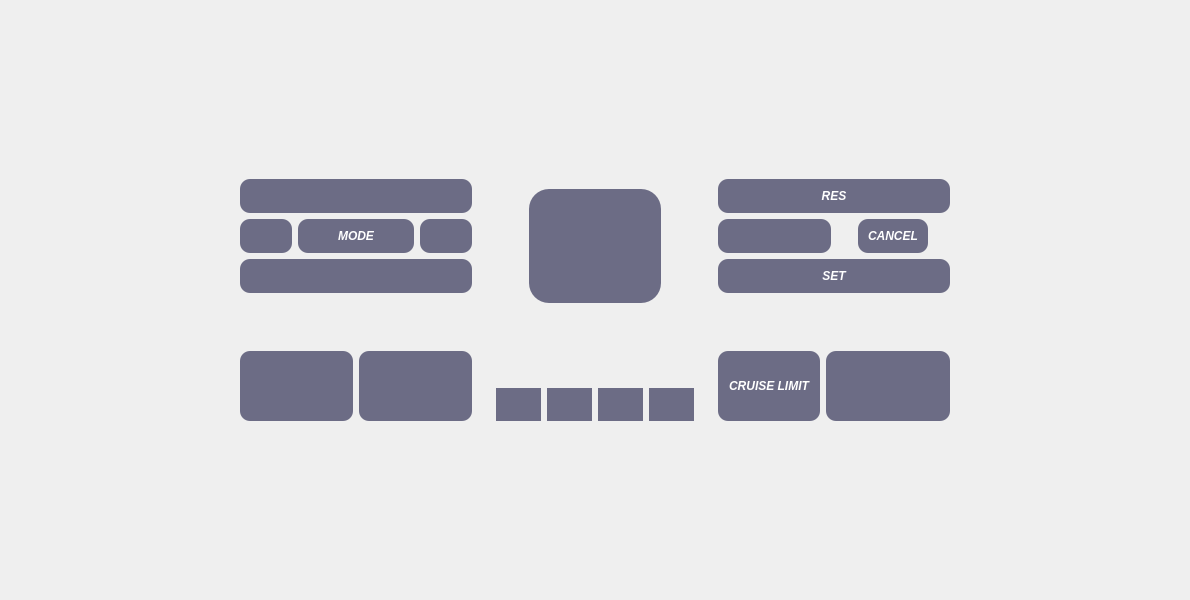
<?xml version="1.0" encoding="UTF-8"?>
<ui version="4.0">
 <class>MainWindow</class>
 <widget class="QMainWindow" name="MainWindow">
  <property name="geometry">
   <rect>
    <x>0</x>
    <y>0</y>
    <width>1190</width>
    <height>600</height>
   </rect>
  </property>
  <property name="windowTitle">
   <string>MainWindow</string>
  </property>
  <property name="styleSheet">
   <string notr="true">*{
	border: none;
	border-radius: 8px;
	background-color: transparent;
	background: none;
	padding: 0;
	margin: 0;
	color: #fff;
}
QPushButton {
	background-color: #6C6C85 ; /* pastel purple */
	padding: 50px 50px;
	border-radius: 20px;
}

QPushButton:pressed {
    background-color: #4BD7D6 ; /* light blue */
}

QPushButton:checked {
    background-color: #965D62 ; /* red */
}

#LeftControls QPushButton {
	background-color: #6C6C85 ; /* pastel purple */
	padding: 10px 10px;
	border-radius: 10px;
}

#LeftControls QPushButton:pressed {
    background-color: #4BD7D6 ; /* light blue */
}

#LeftControls QPushButton:checked {
    background-color: #965D62 ; /* red */
}

#RightControls QPushButton {
	background-color: #6C6C85 ; /* pastel purple */
	padding: 10px 10px;
	border-radius: 10px;
}

#RightControls QPushButton:pressed {
    background-color: #4BD7D6 ; /* light blue */
}

#RightControls QPushButton:checked {
    background-color: #965D62 ; /* red */
}</string>
  </property>
  <widget class="QWidget" name="centralwidget">
   <layout class="QGridLayout" name="gridLayout">
    <item row="2" column="3" rowspan="5" alignment="Qt::AlignVCenter">
     <widget class="QFrame" name="RightControls">
      <property name="sizePolicy">
       <sizepolicy hsizetype="Fixed" vsizetype="Preferred">
        <horstretch>0</horstretch>
        <verstretch>0</verstretch>
       </sizepolicy>
      </property>
      <property name="minimumSize">
       <size>
        <width>250</width>
        <height>0</height>
       </size>
      </property>
      <property name="frameShape">
       <enum>QFrame::StyledPanel</enum>
      </property>
      <property name="frameShadow">
       <enum>QFrame::Raised</enum>
      </property>
      <layout class="QGridLayout" name="gridLayout_4">
       <property name="leftMargin">
        <number>0</number>
       </property>
       <property name="topMargin">
        <number>0</number>
       </property>
       <property name="rightMargin">
        <number>0</number>
       </property>
       <property name="bottomMargin">
        <number>0</number>
       </property>
       <property name="spacing">
        <number>0</number>
       </property>
       <item row="3" column="0" alignment="Qt::AlignTop">
        <widget class="QFrame" name="BottomRightControls">
         <property name="sizePolicy">
          <sizepolicy hsizetype="Expanding" vsizetype="Preferred">
           <horstretch>0</horstretch>
           <verstretch>0</verstretch>
          </sizepolicy>
         </property>
         <property name="frameShape">
          <enum>QFrame::StyledPanel</enum>
         </property>
         <property name="frameShadow">
          <enum>QFrame::Raised</enum>
         </property>
         <layout class="QGridLayout" name="gridLayout_6">
          <item row="0" column="0" alignment="Qt::AlignHCenter">
           <widget class="QPushButton" name="CruiseLimit">
            <property name="sizePolicy">
             <sizepolicy hsizetype="Expanding" vsizetype="Fixed">
              <horstretch>0</horstretch>
              <verstretch>0</verstretch>
             </sizepolicy>
            </property>
            <property name="minimumSize">
             <size>
              <width>0</width>
              <height>70</height>
             </size>
            </property>
            <property name="font">
             <font>
              <weight>75</weight>
              <italic>true</italic>
              <bold>true</bold>
             </font>
            </property>
            <property name="text">
             <string>CRUISE LIMIT</string>
            </property>
           </widget>
          </item>
          <item row="0" column="1">
           <widget class="QPushButton" name="CruiseDistance">
            <property name="sizePolicy">
             <sizepolicy hsizetype="Expanding" vsizetype="Fixed">
              <horstretch>0</horstretch>
              <verstretch>0</verstretch>
             </sizepolicy>
            </property>
            <property name="minimumSize">
             <size>
              <width>0</width>
              <height>70</height>
             </size>
            </property>
            <property name="font">
             <font>
              <weight>75</weight>
              <italic>true</italic>
              <bold>true</bold>
             </font>
            </property>
            <property name="layoutDirection">
             <enum>Qt::LeftToRight</enum>
            </property>
            <property name="text">
             <string/>
            </property>
            <property name="icon">
             <iconset resource="../assets/res.qrc">
              <normaloff>:/Images/Images/cruise-distance.svg</normaloff>:/Images/Images/cruise-distance.svg</iconset>
            </property>
            <property name="iconSize">
             <size>
              <width>45</width>
              <height>45</height>
             </size>
            </property>
            <property name="checkable">
             <bool>false</bool>
            </property>
           </widget>
          </item>
         </layout>
        </widget>
       </item>
       <item row="1" column="0" alignment="Qt::AlignBottom">
        <widget class="QFrame" name="TopRightControls">
         <property name="sizePolicy">
          <sizepolicy hsizetype="Expanding" vsizetype="Preferred">
           <horstretch>0</horstretch>
           <verstretch>0</verstretch>
          </sizepolicy>
         </property>
         <property name="frameShape">
          <enum>QFrame::StyledPanel</enum>
         </property>
         <property name="frameShadow">
          <enum>QFrame::Raised</enum>
         </property>
         <layout class="QGridLayout" name="gridLayout_5">
          <item row="2" column="1" colspan="2">
           <widget class="QPushButton" name="CruiseSet">
            <property name="font">
             <font>
              <weight>75</weight>
              <italic>true</italic>
              <bold>true</bold>
             </font>
            </property>
            <property name="text">
             <string>SET</string>
            </property>
            <property name="icon">
             <iconset resource="../assets/res.qrc">
              <normaloff>:/Carbon_Icons/carbon_icons/subtract--alt.svg</normaloff>:/Carbon_Icons/carbon_icons/subtract--alt.svg</iconset>
            </property>
            <property name="iconSize">
             <size>
              <width>45</width>
              <height>45</height>
             </size>
            </property>
            <property name="checkable">
             <bool>false</bool>
            </property>
           </widget>
          </item>
          <item row="0" column="1" colspan="2">
           <widget class="QPushButton" name="CruiseResume">
            <property name="font">
             <font>
              <weight>75</weight>
              <italic>true</italic>
              <bold>true</bold>
             </font>
            </property>
            <property name="text">
             <string>RES</string>
            </property>
            <property name="icon">
             <iconset resource="../assets/res.qrc">
              <normaloff>:/Carbon_Icons/carbon_icons/add--alt.svg</normaloff>:/Carbon_Icons/carbon_icons/add--alt.svg</iconset>
            </property>
            <property name="iconSize">
             <size>
              <width>45</width>
              <height>45</height>
             </size>
            </property>
            <property name="checkable">
             <bool>false</bool>
            </property>
           </widget>
          </item>
          <item row="1" column="1">
           <widget class="QPushButton" name="CruiseEnable">
            <property name="text">
             <string/>
            </property>
            <property name="icon">
             <iconset resource="../assets/res.qrc">
              <normaloff>:/Images/Images/AGL_Icons_CruiseControl_white.svg</normaloff>:/Images/Images/AGL_Icons_CruiseControl_white.svg</iconset>
            </property>
            <property name="iconSize">
             <size>
              <width>45</width>
              <height>45</height>
             </size>
            </property>
           </widget>
          </item>
          <item row="1" column="2" alignment="Qt::AlignHCenter">
           <widget class="QPushButton" name="CruiseCancel">
            <property name="sizePolicy">
             <sizepolicy hsizetype="Fixed" vsizetype="Fixed">
              <horstretch>0</horstretch>
              <verstretch>0</verstretch>
             </sizepolicy>
            </property>
            <property name="minimumSize">
             <size>
              <width>0</width>
              <height>0</height>
             </size>
            </property>
            <property name="font">
             <font>
              <weight>75</weight>
              <italic>true</italic>
              <bold>true</bold>
             </font>
            </property>
            <property name="text">
             <string>CANCEL</string>
            </property>
            <property name="icon">
             <iconset resource="../assets/res.qrc">
              <normaloff>:/Carbon_Icons/carbon_icons/misuse--outline.svg</normaloff>:/Carbon_Icons/carbon_icons/misuse--outline.svg</iconset>
            </property>
            <property name="iconSize">
             <size>
              <width>45</width>
              <height>45</height>
             </size>
            </property>
            <property name="checkable">
             <bool>false</bool>
            </property>
           </widget>
          </item>
         </layout>
        </widget>
       </item>
       <item row="2" column="0">
        <spacer name="verticalSpacer_2">
         <property name="orientation">
          <enum>Qt::Vertical</enum>
         </property>
         <property name="sizeType">
          <enum>QSizePolicy::Fixed</enum>
         </property>
         <property name="sizeHint" stdset="0">
          <size>
           <width>20</width>
           <height>40</height>
          </size>
         </property>
        </spacer>
       </item>
      </layout>
     </widget>
    </item>
    <item row="6" column="2" alignment="Qt::AlignBottom">
     <widget class="QFrame" name="ExtraControls">
      <property name="sizePolicy">
       <sizepolicy hsizetype="Expanding" vsizetype="Ignored">
        <horstretch>0</horstretch>
        <verstretch>0</verstretch>
       </sizepolicy>
      </property>
      <property name="frameShape">
       <enum>QFrame::StyledPanel</enum>
      </property>
      <property name="frameShadow">
       <enum>QFrame::Raised</enum>
      </property>
      <layout class="QHBoxLayout" name="horizontalLayout_2">
       <item alignment="Qt::AlignBottom">
        <widget class="QPushButton" name="PhoneCall">
         <property name="sizePolicy">
          <sizepolicy hsizetype="Ignored" vsizetype="Expanding">
           <horstretch>0</horstretch>
           <verstretch>0</verstretch>
          </sizepolicy>
         </property>
         <property name="text">
          <string/>
         </property>
         <property name="icon">
          <iconset resource="../assets/res.qrc">
           <normaloff>:/Carbon_Icons/carbon_icons/phone--filled.svg</normaloff>:/Carbon_Icons/carbon_icons/phone--filled.svg</iconset>
         </property>
         <property name="iconSize">
          <size>
           <width>45</width>
           <height>45</height>
          </size>
         </property>
        </widget>
       </item>
       <item alignment="Qt::AlignBottom">
        <widget class="QPushButton" name="PhoneHangup">
         <property name="sizePolicy">
          <sizepolicy hsizetype="Ignored" vsizetype="Expanding">
           <horstretch>0</horstretch>
           <verstretch>0</verstretch>
          </sizepolicy>
         </property>
         <property name="text">
          <string/>
         </property>
         <property name="icon">
          <iconset resource="../assets/res.qrc">
           <normaloff>:/Carbon_Icons/carbon_icons/phone--off--filled.svg</normaloff>:/Carbon_Icons/carbon_icons/phone--off--filled.svg</iconset>
         </property>
         <property name="iconSize">
          <size>
           <width>45</width>
           <height>45</height>
          </size>
         </property>
        </widget>
       </item>
       <item alignment="Qt::AlignBottom">
        <widget class="QPushButton" name="Voice">
         <property name="sizePolicy">
          <sizepolicy hsizetype="Ignored" vsizetype="Expanding">
           <horstretch>0</horstretch>
           <verstretch>0</verstretch>
          </sizepolicy>
         </property>
         <property name="text">
          <string/>
         </property>
         <property name="icon">
          <iconset resource="../assets/res.qrc">
           <normaloff>:/Carbon_Icons/carbon_icons/voice.svg</normaloff>:/Carbon_Icons/carbon_icons/voice.svg</iconset>
         </property>
         <property name="iconSize">
          <size>
           <width>45</width>
           <height>45</height>
          </size>
         </property>
        </widget>
       </item>
       <item alignment="Qt::AlignBottom">
        <widget class="QPushButton" name="LaneDeparture">
         <property name="sizePolicy">
          <sizepolicy hsizetype="Ignored" vsizetype="Expanding">
           <horstretch>0</horstretch>
           <verstretch>0</verstretch>
          </sizepolicy>
         </property>
         <property name="text">
          <string/>
         </property>
         <property name="icon">
          <iconset resource="../assets/res.qrc">
           <normaloff>:/Images/Images/AGL_Icons_LaneDeparture_white.svg</normaloff>:/Images/Images/AGL_Icons_LaneDeparture_white.svg</iconset>
         </property>
         <property name="iconSize">
          <size>
           <width>45</width>
           <height>45</height>
          </size>
         </property>
        </widget>
       </item>
      </layout>
     </widget>
    </item>
    <item row="2" column="0" rowspan="5">
     <spacer name="horizontalSpacer">
      <property name="orientation">
       <enum>Qt::Horizontal</enum>
      </property>
      <property name="sizeHint" stdset="0">
       <size>
        <width>40</width>
        <height>20</height>
       </size>
      </property>
     </spacer>
    </item>
    <item row="2" column="1" rowspan="5" alignment="Qt::AlignHCenter|Qt::AlignVCenter">
     <widget class="QFrame" name="LeftControls">
      <property name="sizePolicy">
       <sizepolicy hsizetype="Expanding" vsizetype="Preferred">
        <horstretch>0</horstretch>
        <verstretch>0</verstretch>
       </sizepolicy>
      </property>
      <property name="minimumSize">
       <size>
        <width>250</width>
        <height>0</height>
       </size>
      </property>
      <property name="frameShape">
       <enum>QFrame::StyledPanel</enum>
      </property>
      <property name="frameShadow">
       <enum>QFrame::Raised</enum>
      </property>
      <layout class="QVBoxLayout" name="verticalLayout">
       <property name="spacing">
        <number>0</number>
       </property>
       <property name="leftMargin">
        <number>0</number>
       </property>
       <property name="topMargin">
        <number>0</number>
       </property>
       <property name="rightMargin">
        <number>0</number>
       </property>
       <property name="bottomMargin">
        <number>0</number>
       </property>
       <item alignment="Qt::AlignVCenter">
        <widget class="QFrame" name="TopLeftControls">
         <property name="sizePolicy">
          <sizepolicy hsizetype="Expanding" vsizetype="Preferred">
           <horstretch>0</horstretch>
           <verstretch>0</verstretch>
          </sizepolicy>
         </property>
         <property name="minimumSize">
          <size>
           <width>200</width>
           <height>0</height>
          </size>
         </property>
         <property name="frameShape">
          <enum>QFrame::StyledPanel</enum>
         </property>
         <property name="frameShadow">
          <enum>QFrame::Raised</enum>
         </property>
         <layout class="QGridLayout" name="gridLayout_3">
          <item row="2" column="2">
           <widget class="QPushButton" name="NextTrack">
            <property name="text">
             <string/>
            </property>
            <property name="icon">
             <iconset resource="../assets/res.qrc">
              <normaloff>:/Carbon_Icons/carbon_icons/skip--forward--filled.svg</normaloff>:/Carbon_Icons/carbon_icons/skip--forward--filled.svg</iconset>
            </property>
            <property name="iconSize">
             <size>
              <width>45</width>
              <height>45</height>
             </size>
            </property>
           </widget>
          </item>
          <item row="3" column="0" colspan="3">
           <widget class="QPushButton" name="VolumeDown">
            <property name="text">
             <string/>
            </property>
            <property name="icon">
             <iconset resource="../assets/res.qrc">
              <normaloff>:/Carbon_Icons/carbon_icons/volume--down--filled--alt.svg</normaloff>:/Carbon_Icons/carbon_icons/volume--down--filled--alt.svg</iconset>
            </property>
            <property name="iconSize">
             <size>
              <width>45</width>
              <height>45</height>
             </size>
            </property>
           </widget>
          </item>
          <item row="2" column="1">
           <widget class="QPushButton" name="Mode">
            <property name="sizePolicy">
             <sizepolicy hsizetype="MinimumExpanding" vsizetype="Expanding">
              <horstretch>0</horstretch>
              <verstretch>0</verstretch>
             </sizepolicy>
            </property>
            <property name="minimumSize">
             <size>
              <width>80</width>
              <height>0</height>
             </size>
            </property>
            <property name="font">
             <font>
              <weight>75</weight>
              <italic>true</italic>
              <bold>true</bold>
             </font>
            </property>
            <property name="text">
             <string>MODE</string>
            </property>
            <property name="iconSize">
             <size>
              <width>45</width>
              <height>45</height>
             </size>
            </property>
            <property name="checkable">
             <bool>false</bool>
            </property>
           </widget>
          </item>
          <item row="2" column="0">
           <widget class="QPushButton" name="PreviousTrack">
            <property name="text">
             <string/>
            </property>
            <property name="icon">
             <iconset resource="../assets/res.qrc">
              <normaloff>:/Carbon_Icons/carbon_icons/skip--back--filled.svg</normaloff>:/Carbon_Icons/carbon_icons/skip--back--filled.svg</iconset>
            </property>
            <property name="iconSize">
             <size>
              <width>45</width>
              <height>45</height>
             </size>
            </property>
           </widget>
          </item>
          <item row="1" column="0" colspan="3">
           <widget class="QPushButton" name="VolumeUp">
            <property name="text">
             <string/>
            </property>
            <property name="icon">
             <iconset resource="../assets/res.qrc">
              <normaloff>:/Carbon_Icons/carbon_icons/volume--up--filled--alt.svg</normaloff>:/Carbon_Icons/carbon_icons/volume--up--filled--alt.svg</iconset>
            </property>
            <property name="iconSize">
             <size>
              <width>45</width>
              <height>45</height>
             </size>
            </property>
            <property name="flat">
             <bool>false</bool>
            </property>
           </widget>
          </item>
         </layout>
        </widget>
       </item>
       <item>
        <spacer name="verticalSpacer">
         <property name="orientation">
          <enum>Qt::Vertical</enum>
         </property>
         <property name="sizeType">
          <enum>QSizePolicy::Fixed</enum>
         </property>
         <property name="sizeHint" stdset="0">
          <size>
           <width>20</width>
           <height>40</height>
          </size>
         </property>
        </spacer>
       </item>
       <item alignment="Qt::AlignBottom">
        <widget class="QFrame" name="BottomLeftControls">
         <property name="sizePolicy">
          <sizepolicy hsizetype="Expanding" vsizetype="Preferred">
           <horstretch>0</horstretch>
           <verstretch>0</verstretch>
          </sizepolicy>
         </property>
         <property name="frameShape">
          <enum>QFrame::StyledPanel</enum>
         </property>
         <property name="frameShadow">
          <enum>QFrame::Raised</enum>
         </property>
         <layout class="QHBoxLayout" name="horizontalLayout">
          <item>
           <widget class="QPushButton" name="Info">
            <property name="minimumSize">
             <size>
              <width>0</width>
              <height>70</height>
             </size>
            </property>
            <property name="text">
             <string/>
            </property>
            <property name="icon">
             <iconset resource="../assets/res.qrc">
              <normaloff>:/Carbon_Icons/carbon_icons/information.svg</normaloff>:/Carbon_Icons/carbon_icons/information.svg</iconset>
            </property>
            <property name="iconSize">
             <size>
              <width>45</width>
              <height>45</height>
             </size>
            </property>
           </widget>
          </item>
          <item>
           <widget class="QPushButton" name="VolumeMute">
            <property name="minimumSize">
             <size>
              <width>0</width>
              <height>70</height>
             </size>
            </property>
            <property name="text">
             <string/>
            </property>
            <property name="icon">
             <iconset resource="../assets/res.qrc">
              <normaloff>:/Carbon_Icons/carbon_icons/volume--mute--filled.svg</normaloff>:/Carbon_Icons/carbon_icons/volume--mute--filled.svg</iconset>
            </property>
            <property name="iconSize">
             <size>
              <width>45</width>
              <height>45</height>
             </size>
            </property>
           </widget>
          </item>
         </layout>
        </widget>
       </item>
      </layout>
     </widget>
    </item>
    <item row="0" column="0" colspan="5">
     <spacer name="verticalSpacer_3">
      <property name="orientation">
       <enum>Qt::Vertical</enum>
      </property>
      <property name="sizeType">
       <enum>QSizePolicy::Expanding</enum>
      </property>
      <property name="sizeHint" stdset="0">
       <size>
        <width>20</width>
        <height>40</height>
       </size>
      </property>
     </spacer>
    </item>
    <item row="2" column="4" rowspan="5">
     <spacer name="horizontalSpacer_2">
      <property name="orientation">
       <enum>Qt::Horizontal</enum>
      </property>
      <property name="sizeType">
       <enum>QSizePolicy::Expanding</enum>
      </property>
      <property name="sizeHint" stdset="0">
       <size>
        <width>40</width>
        <height>20</height>
       </size>
      </property>
     </spacer>
    </item>
    <item row="7" column="0" colspan="5">
     <spacer name="verticalSpacer_4">
      <property name="orientation">
       <enum>Qt::Vertical</enum>
      </property>
      <property name="sizeHint" stdset="0">
       <size>
        <width>20</width>
        <height>40</height>
       </size>
      </property>
     </spacer>
    </item>
    <item row="2" column="2" rowspan="3" alignment="Qt::AlignHCenter|Qt::AlignVCenter">
     <widget class="QFrame" name="frame">
      <property name="sizePolicy">
       <sizepolicy hsizetype="Expanding" vsizetype="Expanding">
        <horstretch>0</horstretch>
        <verstretch>0</verstretch>
       </sizepolicy>
      </property>
      <property name="minimumSize">
       <size>
        <width>0</width>
        <height>0</height>
       </size>
      </property>
      <property name="frameShape">
       <enum>QFrame::StyledPanel</enum>
      </property>
      <property name="frameShadow">
       <enum>QFrame::Raised</enum>
      </property>
      <layout class="QGridLayout" name="gridLayout_2">
       <property name="leftMargin">
        <number>0</number>
       </property>
       <property name="topMargin">
        <number>0</number>
       </property>
       <property name="rightMargin">
        <number>0</number>
       </property>
       <property name="bottomMargin">
        <number>0</number>
       </property>
       <property name="spacing">
        <number>0</number>
       </property>
       <item row="1" column="0" alignment="Qt::AlignVCenter">
        <widget class="QPushButton" name="Horn">
         <property name="sizePolicy">
          <sizepolicy hsizetype="Expanding" vsizetype="Expanding">
           <horstretch>0</horstretch>
           <verstretch>0</verstretch>
          </sizepolicy>
         </property>
         <property name="text">
          <string/>
         </property>
         <property name="icon">
          <iconset resource="../assets/res.qrc">
           <normaloff>:/Images/Images/logo_agl.png</normaloff>:/Images/Images/logo_agl.png</iconset>
         </property>
         <property name="iconSize">
          <size>
           <width>350</width>
           <height>250</height>
          </size>
         </property>
        </widget>
       </item>
      </layout>
     </widget>
    </item>
    <item row="5" column="2">
     <spacer name="verticalSpacer_5">
      <property name="orientation">
       <enum>Qt::Vertical</enum>
      </property>
      <property name="sizeType">
       <enum>QSizePolicy::Fixed</enum>
      </property>
      <property name="sizeHint" stdset="0">
       <size>
        <width>20</width>
        <height>50</height>
       </size>
      </property>
     </spacer>
    </item>
   </layout>
  </widget>
 </widget>
 <resources>
  <include location="../assets/res.qrc"/>
 </resources>
 <connections/>
</ui>
